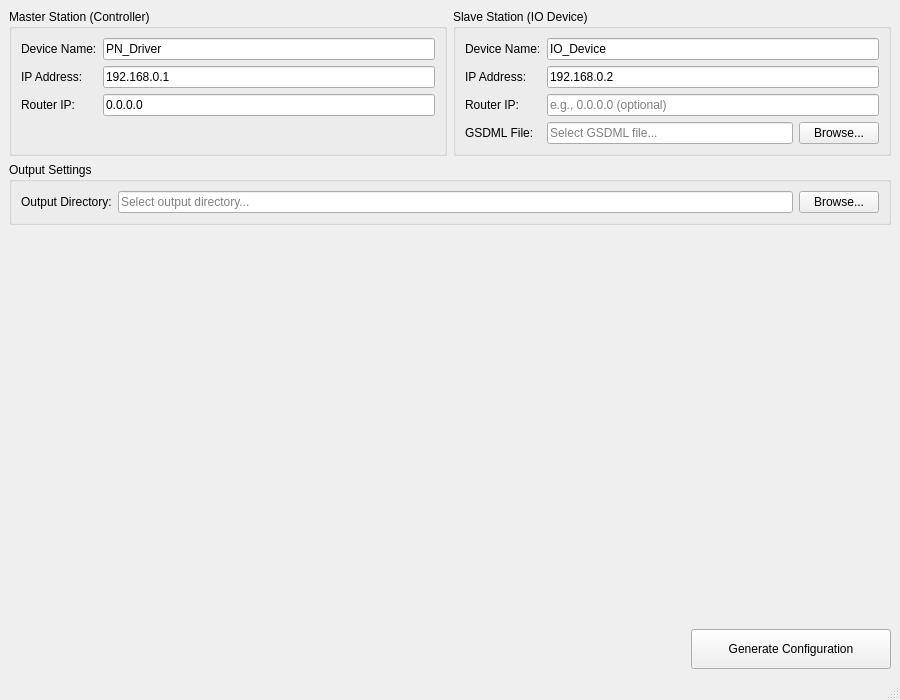
<?xml version="1.0" encoding="UTF-8"?>
<ui version="4.0">
 <class>MainWindow</class>
 <widget class="QMainWindow" name="MainWindow">
  <property name="geometry">
   <rect>
    <x>0</x>
    <y>0</y>
    <width>900</width>
    <height>700</height>
   </rect>
  </property>
  <property name="windowTitle">
   <string>PNConfigGenerator</string>
  </property>
  <widget class="QWidget" name="centralwidget">
   <layout class="QVBoxLayout" name="mainLayout">
    <item>
     <layout class="QHBoxLayout" name="configLayout">
      <!-- Master Station Configuration -->
      <item>
       <widget class="QGroupBox" name="masterGroup">
        <property name="title">
         <string>Master Station (Controller)</string>
        </property>
        <layout class="QFormLayout" name="masterFormLayout">
         <item row="0" column="0">
          <widget class="QLabel" name="masterNameLabel">
           <property name="text">
            <string>Device Name:</string>
           </property>
          </widget>
         </item>
         <item row="0" column="1">
          <widget class="QLineEdit" name="masterNameEdit">
           <property name="text">
            <string>PN_Driver</string>
           </property>
           <property name="placeholderText">
            <string>e.g., PN_Driver</string>
           </property>
          </widget>
         </item>
         <item row="1" column="0">
          <widget class="QLabel" name="masterIPLabel">
           <property name="text">
            <string>IP Address:</string>
           </property>
          </widget>
         </item>
         <item row="1" column="1">
          <widget class="QLineEdit" name="masterIPEdit">
           <property name="text">
            <string>192.168.0.1</string>
           </property>
           <property name="placeholderText">
            <string>e.g., 192.168.0.1</string>
           </property>
          </widget>
         </item>
         <item row="2" column="0">
          <widget class="QLabel" name="masterRouterLabel">
           <property name="text">
            <string>Router IP:</string>
           </property>
          </widget>
         </item>
         <item row="2" column="1">
          <widget class="QLineEdit" name="masterRouterEdit">
           <property name="text">
            <string>0.0.0.0</string>
           </property>
           <property name="placeholderText">
            <string>e.g., 0.0.0.0 (optional)</string>
           </property>
          </widget>
         </item>
        </layout>
       </widget>
      </item>
      <!-- Slave Station Configuration -->
      <item>
       <widget class="QGroupBox" name="slaveGroup">
        <property name="title">
         <string>Slave Station (IO Device)</string>
        </property>
        <layout class="QFormLayout" name="slaveFormLayout">
         <item row="0" column="0">
          <widget class="QLabel" name="slaveNameLabel">
           <property name="text">
            <string>Device Name:</string>
           </property>
          </widget>
         </item>
         <item row="0" column="1">
          <widget class="QLineEdit" name="slaveNameEdit">
           <property name="text">
            <string>IO_Device</string>
           </property>
           <property name="placeholderText">
            <string>e.g., IO_Device</string>
           </property>
          </widget>
         </item>
         <item row="1" column="0">
          <widget class="QLabel" name="slaveIPLabel">
           <property name="text">
            <string>IP Address:</string>
           </property>
          </widget>
         </item>
         <item row="1" column="1">
          <widget class="QLineEdit" name="slaveIPEdit">
           <property name="text">
            <string>192.168.0.2</string>
           </property>
           <property name="placeholderText">
            <string>e.g., 192.168.0.2</string>
           </property>
          </widget>
         </item>
         <item row="2" column="0">
          <widget class="QLabel" name="slaveRouterLabel">
           <property name="text">
            <string>Router IP:</string>
           </property>
          </widget>
         </item>
         <item row="2" column="1">
          <widget class="QLineEdit" name="slaveRouterEdit">
           <property name="placeholderText">
            <string>e.g., 0.0.0.0 (optional)</string>
           </property>
          </widget>
         </item>
         <item row="3" column="0">
          <widget class="QLabel" name="gsdmlLabel">
           <property name="text">
            <string>GSDML File:</string>
           </property>
          </widget>
         </item>
         <item row="3" column="1">
          <layout class="QHBoxLayout" name="gsdmlLayout">
           <item>
            <widget class="QLineEdit" name="gsdmlPathEdit">
             <property name="placeholderText">
              <string>Select GSDML file...</string>
             </property>
            </widget>
           </item>
           <item>
            <widget class="QPushButton" name="browseGsdmlButton">
             <property name="text">
              <string>Browse...</string>
             </property>
            </widget>
           </item>
          </layout>
         </item>
        </layout>
       </widget>
      </item>
     </layout>
    </item>
    <!-- Output Configuration -->
    <item>
     <widget class="QGroupBox" name="outputGroup">
      <property name="title">
       <string>Output Settings</string>
      </property>
      <layout class="QHBoxLayout" name="outputLayout">
       <item>
        <widget class="QLabel" name="outputLabel">
         <property name="text">
          <string>Output Directory:</string>
         </property>
        </widget>
       </item>
       <item>
        <widget class="QLineEdit" name="outputPathEdit">
         <property name="placeholderText">
          <string>Select output directory...</string>
         </property>
        </widget>
       </item>
       <item>
        <widget class="QPushButton" name="browseOutputButton">
         <property name="text">
          <string>Browse...</string>
         </property>
        </widget>
       </item>
      </layout>
     </widget>
    </item>
    <!-- Spacer -->
    <item>
     <spacer name="verticalSpacer">
      <property name="orientation">
       <enum>Qt::Vertical</enum>
      </property>
      <property name="sizeHint" stdset="0">
       <size>
        <width>20</width>
        <height>40</height>
       </size>
      </property>
     </spacer>
    </item>
    <!-- Generate Button -->
    <item>
     <layout class="QHBoxLayout" name="buttonLayout">
      <item>
       <spacer name="buttonSpacer">
        <property name="orientation">
         <enum>Qt::Horizontal</enum>
        </property>
        <property name="sizeHint" stdset="0">
         <size>
          <width>40</width>
          <height>20</height>
         </size>
        </property>
       </spacer>
      </item>
      <item>
       <widget class="QPushButton" name="generateButton">
        <property name="text">
         <string>Generate Configuration</string>
        </property>
        <property name="minimumSize">
         <size>
          <width>200</width>
          <height>40</height>
         </size>
        </property>
       </widget>
      </item>
     </layout>
    </item>
   </layout>
  </widget>
  <widget class="QMenuBar" name="menubar">
   <property name="geometry">
    <rect>
     <x>0</x>
     <y>0</y>
     <width>900</width>
     <height>21</height>
    </rect>
   </property>
  </widget>
  <widget class="QStatusBar" name="statusbar"/>
 </widget>
 <resources/>
 <connections/>
</ui>
